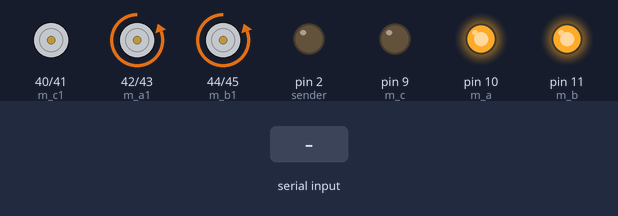
A sketch run on a simulated Arduino Mega 2560, built with avr-gcc and run on an emulated ATmega2560. On the bench: motor-driver pin pairs drawn as motors (green arrow = first pin HIGH = forward, orange = second pin HIGH = backward, longer = more drive), output pins drawn as LEDs (lit = HIGH). The test bench sets the inputs (shaded band). What the sketch prints to the serial monitor is not drawn.

Above: at 1.2 s.
1.3 s: "90,45\n" received over Serial
At 1.7 s:
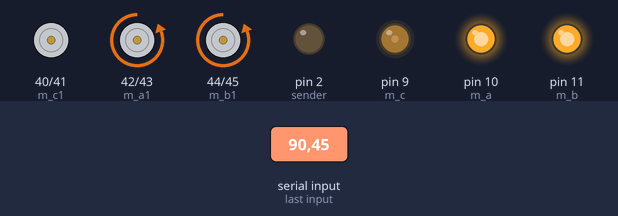
2.8 s: "8\n" received over Serial
At 3.7 s:
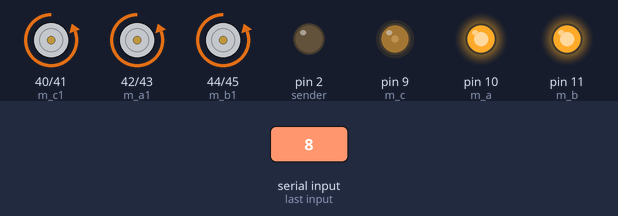
4.3 s: "90\n" received over Serial
At 5.4 s:
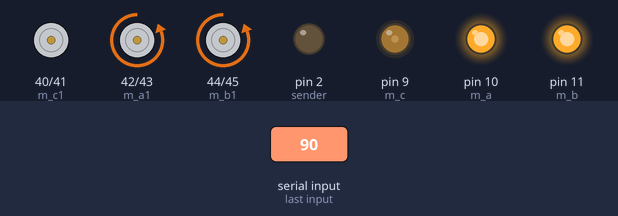
5.8 s: "9\n" received over Serial
At 7.2 s:
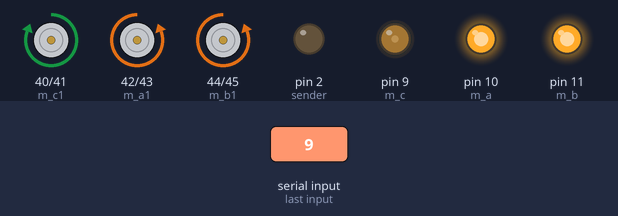
Timing chart, 0 to 8.3 s (numbered marks = the images above; inputs shaded):
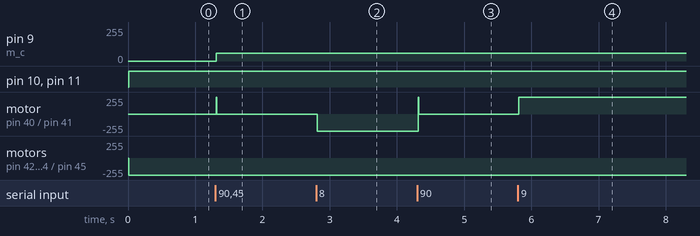

The sketch:

drive_2_0.ino
```cpp
#define sender 2
#define empfaenger 3

const int m_a1 = 42;    //motor A signal 1
const int m_a2 = 43;    //motor A signal 2
const int m_a  = 10;    //motor A speed
const int m_b1 = 44;    //motor B signal 1
const int m_b2 = 45;    //motor B signal 2
const int m_b  = 11;    //motor B speed
const int m_c1 = 40;    //motor Cam signal 1
const int m_c2 = 41;    //motor Cam signal 2
const int m_c  = 9;     //motor Cam speed

int messung, abstand;


void setup()
{
  pinMode(m_a1, OUTPUT);
  pinMode(m_a2, OUTPUT);
  pinMode(m_a, OUTPUT);
  pinMode(m_b1, OUTPUT);
  pinMode(m_b2, OUTPUT);
  pinMode(m_b, OUTPUT);
  pinMode(m_c1, OUTPUT);
  pinMode(m_c2, OUTPUT);
  pinMode(m_c, OUTPUT);

  Serial.begin(9600);
  pinMode(sender, OUTPUT);                    // Digital 2 ist ein Sender (PWM).
  pinMode(empfaenger, INPUT);                 // Digiatl 3 ist ein Empfänger.
  delay(10);
}

void loop()
{
  drive(1,255);
  char ch = Serial.read();
  int i   = (int)ch - 48;
  cam(i);


  /*drive(1, 255);
  Serial.print("1");
  delay(2000);
  drive(2, 255);
  Serial.print("2");
  delay(2000);
  drive(3, 255);
  Serial.print("3");
  delay(2000);
  drive(4, 255);
  Serial.print("4");
  delay(2000); */
  /*
  digitalWrite(sender, HIGH);                 // Ein Ultraschallsignal wird gesendet.
  delayMicroseconds(100);                     // Er macht es 100ms=0,1s.
  digitalWrite(sender, LOW);                  // Das Ultraschallsignal wird beendet.
  messung = pulseIn(empfaenger, HIGH);        // Laufzeitmessung
  abstand = messung/57,7;                     // Umrechnung in cm
  Serial.print(abstand);                      // Ausgabe auf den Monitor
  Serial.println(" cm");
  delay(20);
  drive(1,255);

  if(abstand<7)
  {
    drive(0,0);
    delay(2000);
    drive(3,255);
    delay(200);
    drive(4,255);
    delay(2000);
    drive(1,255);
    delay(3000);
    drive(2,255);
    delay(2000);
    drive(1,255);
    delay(4000);
    drive(2,255);
    delay(2000);
    drive(1,255);
    delay(3000);
    drive(4,255);
    delay(2000);


  }
  */
}

void cam(int dir){
  Serial.print("Cam: ");
  Serial.println(dir);
  if(dir == 0){
    digitalWrite(m_c1, LOW);
    digitalWrite(m_c2, LOW);
  }
  if(dir == 8){
    digitalWrite(m_c1, LOW);
    digitalWrite(m_c2, HIGH);
    analogWrite(m_c, 60);
  }
  if(dir == 9){
    digitalWrite(m_c1, HIGH);
    digitalWrite(m_c2, LOW);
    analogWrite(m_c, 60);
  }
}

void drive(int dir, int s){    //direction, speed

  //    /\
  //  A    B
  //
  if(dir == 0){
    digitalWrite(m_a1, LOW);
    digitalWrite(m_a2, LOW);  // Motor 1 dreht jetzt nicht.
    digitalWrite(m_b1, LOW);
    digitalWrite(m_b2, LOW);  // Motor 2 dreht jetzt nicht.

  }
  if(dir == 1){
    digitalWrite(m_a1, LOW);
    digitalWrite(m_a2, HIGH);  // Motor 1 dreht jetzt vorwärts.
    analogWrite(m_a, s);       // Motor 1 Leistung.
    digitalWrite(m_b1, LOW);
    digitalWrite(m_b2, HIGH);  // Motor 2 dreht jetzt vorwärts.
    analogWrite(m_b, s);       // Motor 2 Leistung.
  }
  if(dir == 2){
    digitalWrite(m_a1, LOW);
    digitalWrite(m_a2, HIGH);   // Motor 1 dreht jetzt vorwärts.
    analogWrite(m_a, s);       // Motor 1 Leistung.
    digitalWrite(m_b1, HIGH);
    digitalWrite(m_b2, LOW);  // Motor 2 dreht jetzt rückwärts.
    analogWrite(m_b, s);       // Motor 2 Leistung.
  }
  if(dir == 3){
    digitalWrite(m_a1, HIGH);
    digitalWrite(m_a2, LOW);  // Motor 1 dreht jetzt rückwärts.
    analogWrite(m_a, s);       // Motor 1 Leistung.
    digitalWrite(m_b1, HIGH);
    digitalWrite(m_b2, LOW);  // Motor 2 dreht jetzt rückwärts.
    analogWrite(m_b, s);       // Motor 2 Leistung.
  }
  if(dir == 4){
    digitalWrite(m_a1, HIGH);
    digitalWrite(m_a2, LOW);  // Motor 1 dreht jetzt rückwärts.
    analogWrite(m_a, s);       // Motor 1 Leistung.
    digitalWrite(m_b1, LOW);
    digitalWrite(m_b2, HIGH);  // Motor 2 dreht jetzt vorwärts.
    analogWrite(m_b, s);       // Motor 2 Leistung.
  }
}
```

Measured:
- after the input at 1.3 s, pin 9 (m_c): 0/255 → 60/255 at once; motor on pin 40 (m_c1) / pin 41 (m_c2): stopped → forward 255/255 at once, → stopped 0.01 s later
- after the input at 2.8 s, motor on pin 40 (m_c1) / pin 41 (m_c2): stopped → backward 255/255 at once
- after the input at 4.3 s, motor on pin 40 (m_c1) / pin 41 (m_c2): backward 255/255 → stopped at once
- after the input at 5.8 s, motor on pin 40 (m_c1) / pin 41 (m_c2): stopped → forward 255/255 at once
